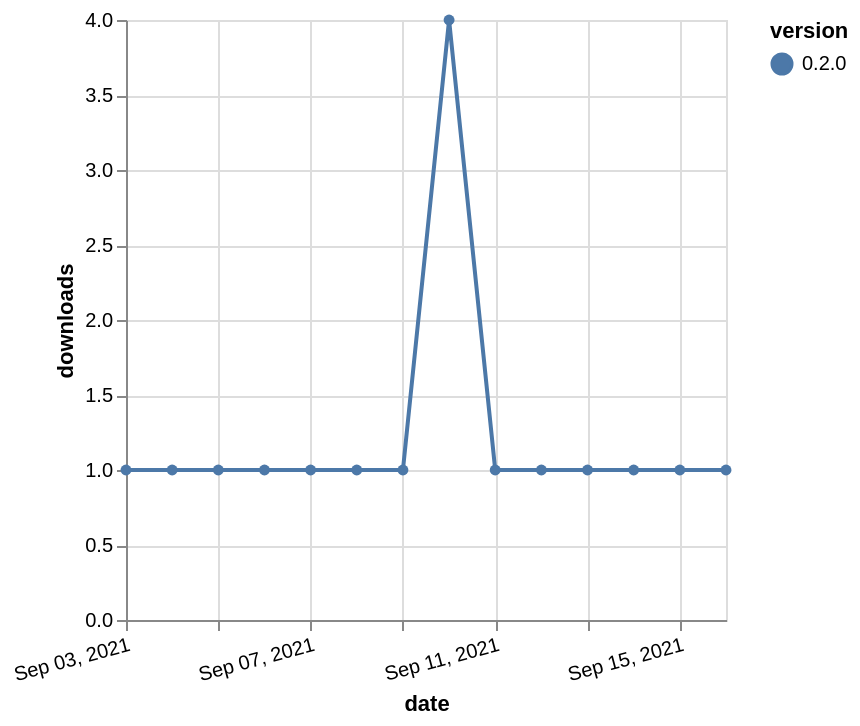

The Vega-Lite source for this figure:
### Vega-Lite specification from a JSON file in a GitHub repository (floating-point values rounded to 4 significant figures)
{"$schema": "https://vega.github.io/schema/vega-lite/v5.json", "description": "A simple bar chart with embedded data.", "data": {"values": [{"date": "2021-09-03", "total": 145, "delta": 1, "version": "0.2.0"}, {"date": "2021-09-04", "total": 146, "delta": 1, "version": "0.2.0"}, {"date": "2021-09-05", "total": 147, "delta": 1, "version": "0.2.0"}, {"date": "2021-09-06", "total": 148, "delta": 1, "version": "0.2.0"}, {"date": "2021-09-07", "total": 149, "delta": 1, "version": "0.2.0"}, {"date": "2021-09-08", "total": 150, "delta": 1, "version": "0.2.0"}, {"date": "2021-09-09", "total": 151, "delta": 1, "version": "0.2.0"}, {"date": "2021-09-10", "total": 155, "delta": 4, "version": "0.2.0"}, {"date": "2021-09-11", "total": 156, "delta": 1, "version": "0.2.0"}, {"date": "2021-09-12", "total": 157, "delta": 1, "version": "0.2.0"}, {"date": "2021-09-13", "total": 158, "delta": 1, "version": "0.2.0"}, {"date": "2021-09-14", "total": 159, "delta": 1, "version": "0.2.0"}, {"date": "2021-09-15", "total": 160, "delta": 1, "version": "0.2.0"}, {"date": "2021-09-16", "total": 161, "delta": 1, "version": "0.2.0"}]}, "width": "container", "mark": {"type": "line", "point": {"filled": true}}, "encoding": {"x": {"field": "date", "type": "temporal", "timeUnit": "yearmonthdate", "title": "date", "axis": {"labelAngle": -15}}, "y": {"field": "delta", "type": "quantitative", "title": "downloads"}, "color": {"field": "version", "type": "nominal"}, "tooltip": {"field": "delta"}}}
